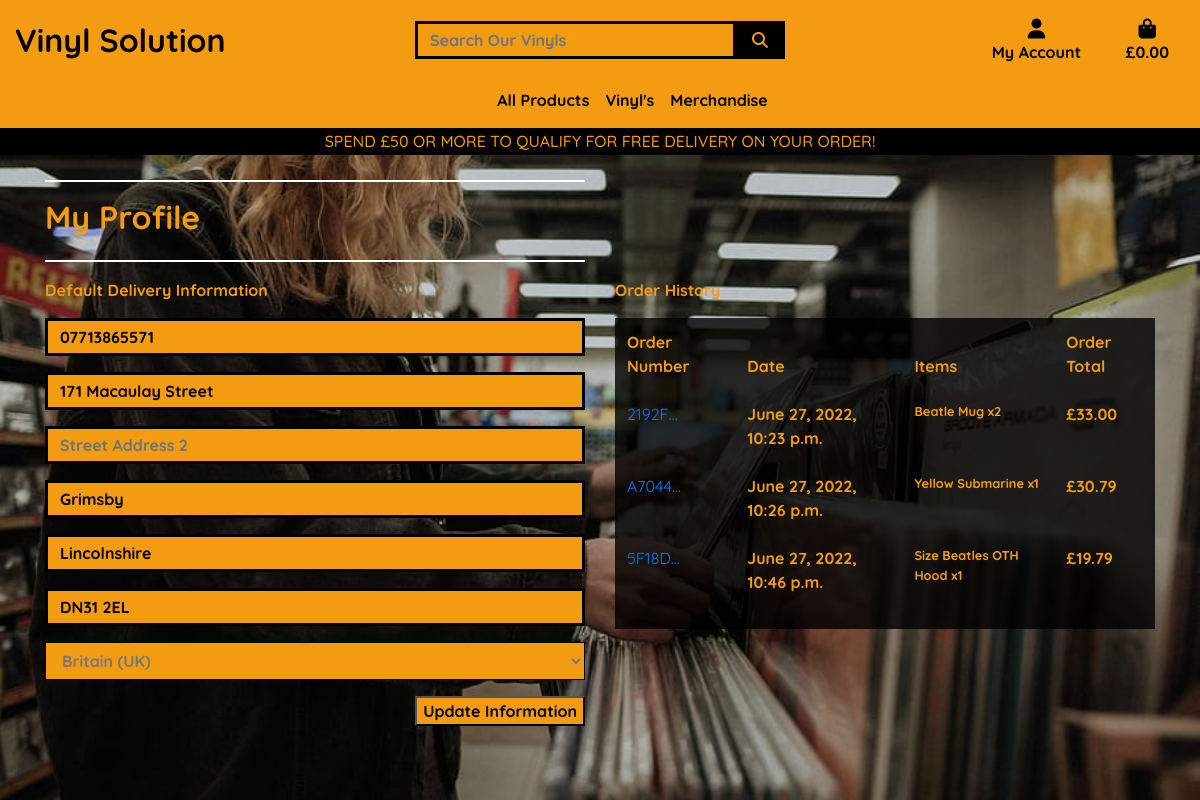
/profile/ (signed in), run on an earlier commit of the app's database.
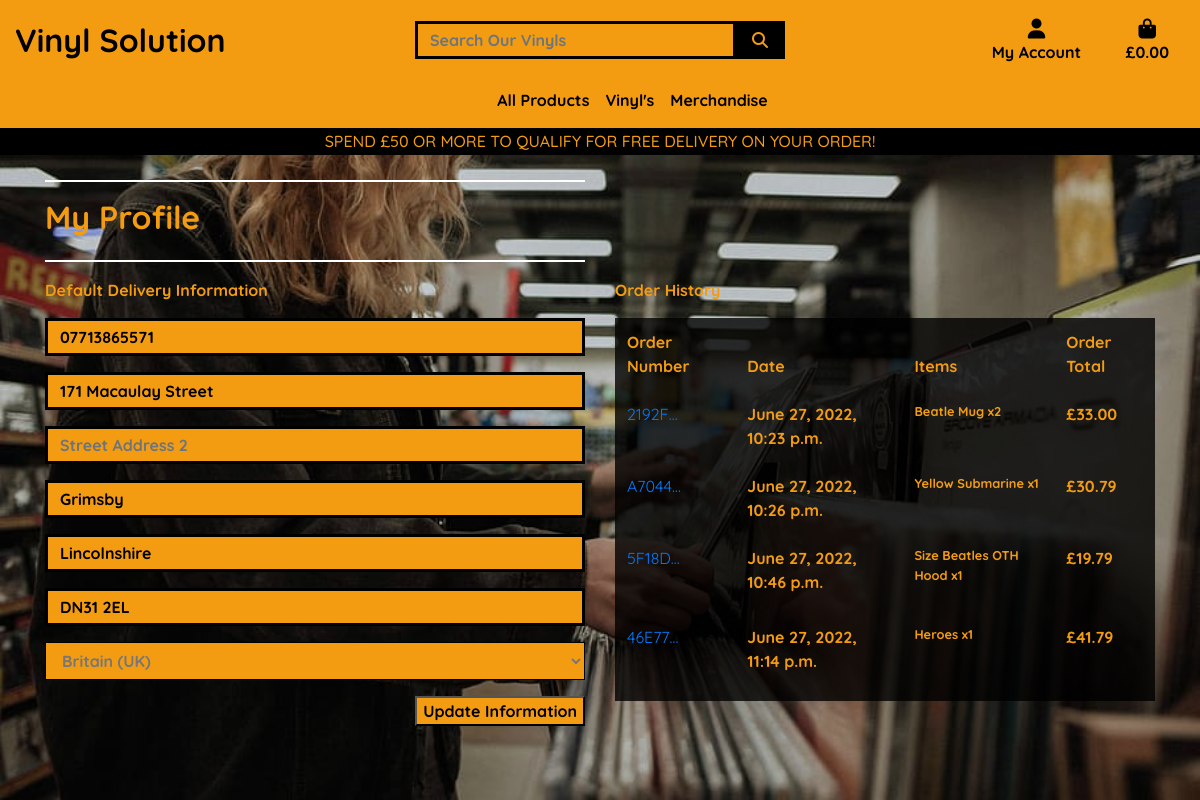
And on a later commit of the database.
### checkout/models.py (models this page shows, shortened)
class Order(models.Model):
    order_number = models.CharField(max_length=32, null=False, editable=False)
    user_profile = models.ForeignKey(UserProfile, on_delete=models.SET_NULL,
                                     null=True, blank=True, related_name='orders')
    full_name = models.CharField(max_length=50, null=False, blank=False)
    email = models.EmailField(max_length=254, null=False, blank=False)
    phone_number = models.CharField(max_length=20, null=False, blank=False)
    country = CountryField(blank_label='Country *', null=False, blank=False)
    postcode = models.CharField(max_length=20, null=True, blank=True)
    town_or_city = models.CharField(max_length=40, null=False, blank=False)
    street_address1 = models.CharField(max_length=80, null=False, blank=False)
    street_address2 = models.CharField(max_length=80, null=True, blank=True)
    county = models.CharField(max_length=80, null=True, blank=True)
    date = models.DateTimeField(auto_now_add=True)
    delivery_cost = models.DecimalField(max_digits=6, decimal_places=2, null=False, default=0)
    order_total = models.DecimalField(max_digits=10, decimal_places=2, null=False, default=0)
    grand_total = models.DecimalField(max_digits=10, decimal_places=2, null=False, default=0)
    original_bag = models.TextField(null=False, blank=False, default='')
    stripe_pid = models.CharField(max_length=254, null=False, blank=False, default='')

class OrderLineItem(models.Model):
    order = models.ForeignKey(Order, null=False, blank=False,
                              on_delete=models.CASCADE, related_name='lineitems')
    product = models.ForeignKey(Product, null=False, blank=False,
                                on_delete=models.CASCADE)
    product_size = models.CharField(max_length=3, null=True, blank=True)
    quantity = models.IntegerField(null=False, blank=False, default=0)
    lineitem_total = models.DecimalField(max_digits=6, decimal_places=2,
                                         null=False, blank=False, editable=False)

### products/models.py (models this page shows, shortened)
class Product(models.Model):
    category = models.ForeignKey('Category', null=True, blank=True, on_delete=models.SET_NULL)
    sku = models.CharField(max_length=255, null=True, blank=True)
    name = models.CharField(max_length=255)
    description = models.TextField()
    has_sizes = models.BooleanField(default=False, null=True, blank=True)
    price = models.DecimalField(max_digits=6, decimal_places=2)
    image_url = models.URLField(max_length=1024, null=True, blank=True)
    image = models.ImageField(null=True, blank=True)

### profiles/views.py (the view)
# urls.py: path('', views.profile, name='profile'),
def profile(request):
    profile = get_object_or_404(UserProfile, user=request.user)
    if request.method == 'POST':
        form = UserProfileForm(request.POST, instance=profile)
        if form.is_valid():
            form.save()
            messages.success(request, 'Profile updated successfully')
    form = UserProfileForm(instance=profile)
    orders = profile.orders.all()
    template = 'profiles/profile.html'
    context = {
        'form': form,
        'orders': orders,
        'on_profile_page': True
    }
    return render(request, template, context)

### profiles/forms.py
class UserProfileForm(forms.ModelForm):
    class Meta:
        model = UserProfile
        exclude = ('user',)
    def __init__(self, *args, **kwargs):
        super().__init__(*args, **kwargs)
        placeholders = {
            'default_phone_number': 'Phone Number',
            'default_country': 'Country',
            'default_postcode': 'Postal Code',
            'default_town_or_city': 'Town or City',
            'default_street_address1': 'Street Address 1',
            'default_street_address2': 'Street Address 2',
            'default_county': 'County',
        }
        self.fields['default_phone_number'].widget.attrs['autofocus'] = True
        for field in self.fields:
            if field != 'default_country':
                if self.fields[field].required:
                    placeholder = f'{placeholders[field]} *'
                else:
                    placeholder = placeholders[field]
                self.fields[field].widget.attrs['placeholder'] = placeholder
            self.fields[field].widget.attrs['class'] = 'border-black rounded-0 profile-form-input'
            self.fields[field].label = False

### profiles/templates/profiles/profile.html (shortened to what this page needs)
{% extends "base.html" %}
{% load static %}
{% block extra_css %}
    <link rel="stylesheet" href="{% static 'profiles/css/profile.css' %}">
{% endblock %}
{% block page_header %}
    <div class="container header-container">
    </div>
{% endblock %}
{% block content %}
    <div class="overlay"></div>
    <div class="container">
        <div class="row">
            <div class="col-12 col-lg-6">
                <hr class="break">
                <h2 class="profile-header mb-4">My Profile</h2>
                <hr class="break">
            </div>
        </div>
        <div class="row">
            <div class="col-12 col-lg-6">
                <p class="payment-text font-weight-bold">Default Delivery Information</p>
                <form class="mt-3 font-weight-bold" method="POST" action="{% url 'profile' %}" id="profile-update-form">
                    {{ form|crispy }}
                    <button class="profile-button rounded-0 float-right font-weight-bold">Update Information</button>
                </form>
            </div>
            <div class="col-12 col-lg-6 payemnt-info">
                <p class="payment-text font-weight-bold">Order History</p>
                <div class="order-history table-responsive">
                    <table class="table tabe-sm table-borderless">
                        <thead>
                            <tr>
                                <th class="payment-text">Order Number</th>
                                <th class="payment-text">Date</th>
                                <th class="payment-text">Items</th>
                                <th class="payment-text">Order Total</th>
                            </tr>
                        </thead>
                        <tbody>
                            {% for order in orders %}
                            <tr>
                                <td>
                                    <a href="{% url 'order_history' order.order_number %}"
                                    title="{{ order.order_number }}">
                                        {{ order.order_number|truncatechars:6 }}</a>
                                </td>
                                <td class="payment-text">{{ order.date }}</td>
                                <td>
                                    <ul class="list-unstyled">
                                        {% for item in order.lineitems.all %}
                                        <li class="small payment-text">
                                            {% if item.product.has_sizes %}
                                                Size {{ item.product.size|upper }}
                                            {% endif %}{{ item.product.name}} x{{ item.quantity}}
                                        </li>
                                        {% endfor %}
                                    </ul>
                                </td>
                                <td class="payment-text">£{{ order.grand_total }}</td>
                            </tr>
                            {% endfor %}
                        </tbody>
                    </table>
                </div>
            </div>
        </div>
{% endblock %}

What changed in the data, as far as the page shows it:
added Order: order_number "46E77…", date "June 27, 2022, 11:14 p.m.", grand_total "41.79"
added OrderLineItem: product.name "Heroes", quantity "1", shown under "46E77…"
